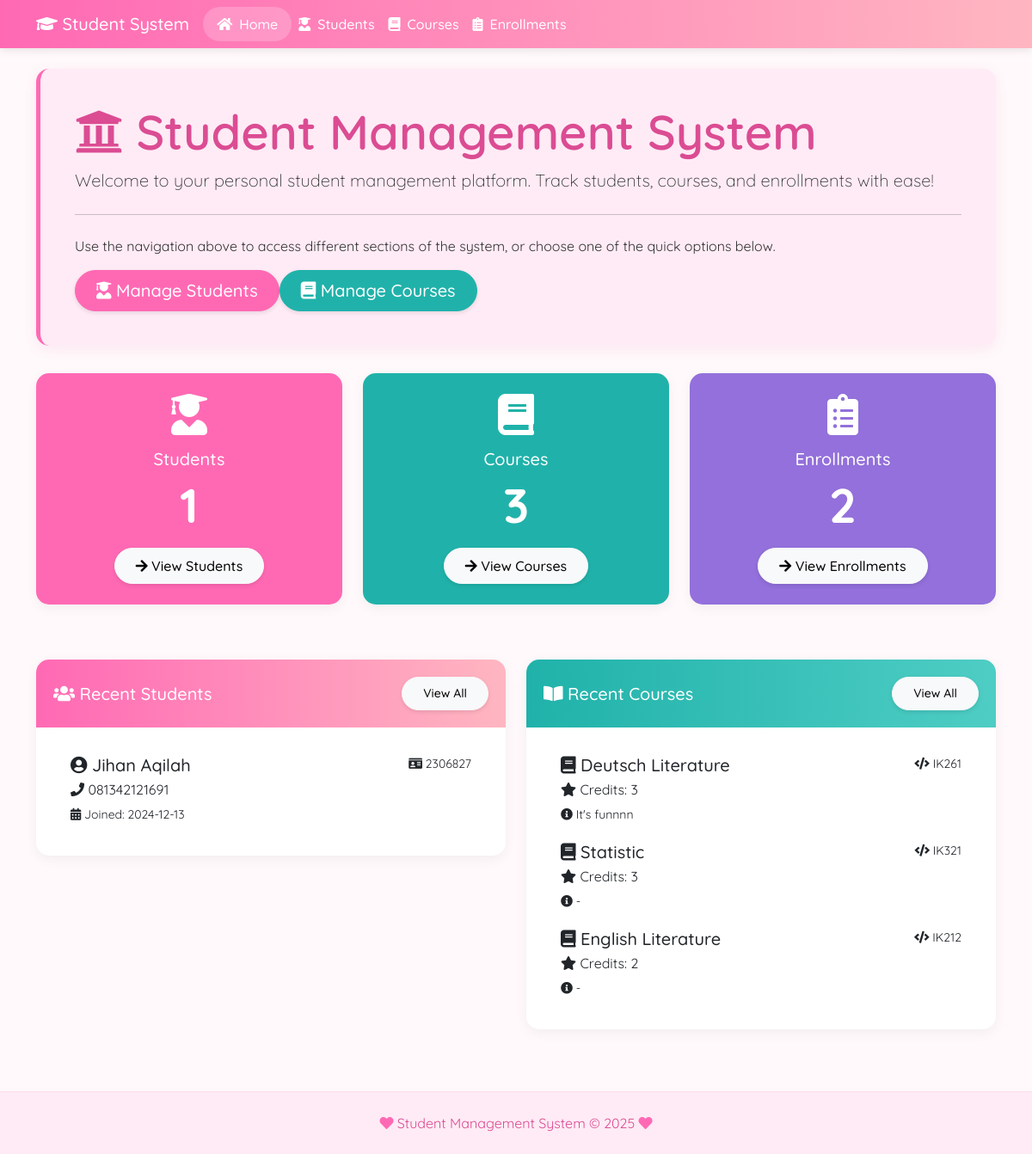
/tp_mvc/index.php, run on the app's committed database.
### tables this page shows
CREATE TABLE `students` (
  `id` int NOT NULL,
  `name` varchar(100) NOT NULL,
  `nim` varchar(20) NOT NULL,
  `phone` varchar(20) NOT NULL,
  `join_date` date NOT NULL
);

CREATE TABLE `courses` (
  `id` int NOT NULL,
  `course_code` varchar(10) NOT NULL,
  `course_name` varchar(100) NOT NULL,
  `credits` int NOT NULL,
  `description` text
);

### tp_mvc/controllers/HomeController.php (called while the page is built, shortened)
<?php
class HomeController {
    private $db;
    public function __construct() {
        require_once 'config/database.php';
        $database = new Database();
        $this->db = $database->getConnection();
        $this->getDashboardStats();
    }
    public function index() {
        $recentStudents = $this->getRecentStudents();
        $recentCourses = $this->getRecentCourses();
        include 'views/home/index.php';
    }
    private function getDashboardStats() {
        $query = "SELECT COUNT(*) as count FROM students";
        $result = $this->db->query($query);
        $row = $result->fetch_assoc();
        $this->studentCount = $row['count'];
        $query = "SELECT COUNT(*) as count FROM courses";
        $result = $this->db->query($query);
        $row = $result->fetch_assoc();
        $this->courseCount = $row['count'];
        $query = "SELECT COUNT(*) as count FROM enrollments";
        $result = $this->db->query($query);
        $row = $result->fetch_assoc();
        $this->enrollmentCount = $row['count'];
    }
    private function getRecentStudents() {
        $query = "SELECT * FROM students ORDER BY id DESC LIMIT 5";
        $result = $this->db->query($query);
        return $result;
    }
    private function getRecentCourses() {
        $query = "SELECT * FROM courses ORDER BY id DESC LIMIT 5";
        $result = $this->db->query($query);
        return $result;
    }
}

### tp_mvc/config/database.php (called while the page is built, shortened)
<?php
class Database {
    private $host = "localhost";
    private $username = "root";
    private $password = "";
    private $db_name = "tp_mvc";
    public function getConnection() {
        $this->conn = null;
        try {
            $this->conn = new mysqli($this->host, $this->username, $this->password, $this->db_name);
        } catch(Exception $e) {
            echo "Connection error: " . $e->getMessage();
        }
        return $this->conn;
    }
}

### tp_mvc/views/home/index.php (the view, shortened to what this page needs)
<?php
include 'views/layouts/header.php';
?>
<div class="jumbotron">
    <h1 class="display-4"><i class="fas fa-university"></i> Student Management System</h1>
    <p class="lead">Welcome to your personal student management platform. Track students, courses, and enrollments with ease!</p>
    <hr class="my-4">
    <p>Use the navigation above to access different sections of the system, or choose one of the quick options below.</p>
    <div class="d-flex">
        <a class="btn btn-primary btn-lg mr-2" href="index.php?action=students" role="button">
            <i class="fas fa-user-graduate"></i> Manage Students
        </a>
        <a class="btn btn-success btn-lg" href="index.php?action=courses" role="button">
            <i class="fas fa-book"></i> Manage Courses
        </a>
    </div>
</div>
<div class="row mb-4">
    <div class="col-md-4 mb-3">
        <div class="card text-white bg-primary">
            <div class="card-body text-center">
                <i class="fas fa-user-graduate fa-3x mb-3"></i>
                <h5 class="card-title">Students</h5>
                <p class="card-text display-4"><?php echo $this->studentCount; ?></p>
                <a href="index.php?action=students" class="btn btn-light">
                    <i class="fas fa-arrow-right"></i> View Students
                </a>
            </div>
        </div>
    </div>
    <div class="col-md-4 mb-3">
        <div class="card text-white bg-success">
            <div class="card-body text-center">
                <i class="fas fa-book fa-3x mb-3"></i>
                <h5 class="card-title">Courses</h5>
                <p class="card-text display-4"><?php echo $this->courseCount; ?></p>
                <a href="index.php?action=courses" class="btn btn-light">
                    <i class="fas fa-arrow-right"></i> View Courses
                </a>
            </div>
        </div>
    </div>
    <div class="col-md-4 mb-3">
        <div class="card text-white bg-info">
            <div class="card-body text-center">
                <i class="fas fa-clipboard-list fa-3x mb-3"></i>
                <h5 class="card-title">Enrollments</h5>
                <p class="card-text display-4"><?php echo $this->enrollmentCount; ?></p>
                <a href="index.php?action=enrollments" class="btn btn-light">
                    <i class="fas fa-arrow-right"></i> View Enrollments
                </a>
            </div>
        </div>
    </div>
</div>
<div class="row">
    <div class="col-md-6">
        <div class="card">
            <div class="card-header bg-primary text-white d-flex justify-content-between align-items-center">
                <h5 class="m-0"><i class="fas fa-users"></i> Recent Students</h5>
                <a href="index.php?action=students" class="btn btn-sm btn-light">View All</a>
            </div>
            <div class="card-body">
                <?php if ($recentStudents->num_rows > 0): ?>
                <div class="list-group">
                    <?php while ($student = $recentStudents->fetch_assoc()): ?>
                    <a href="index.php?action=students&method=edit&id=<?php echo $student['id']; ?>" class="list-group-item list-group-item-action">
                        <div class="d-flex w-100 justify-content-between">
                            <h5 class="mb-1">
                                <i class="fas fa-user-circle"></i> <?php echo $student['name']; ?>
                            </h5>
                            <small><i class="fas fa-id-card"></i> <?php echo $student['nim']; ?></small>
                        </div>
                        <p class="mb-1"><i class="fas fa-phone"></i> <?php echo $student['phone']; ?></p>
                        <small><i class="fas fa-calendar-alt"></i> Joined: <?php echo $student['join_date']; ?></small>
                    </a>
                    <?php endwhile; ?>
                </div>
                <?php endif; ?>
            </div>
        </div>
    </div>
    <div class="col-md-6">
        <div class="card">
            <div class="card-header bg-success text-white d-flex justify-content-between align-items-center">
                <h5 class="m-0"><i class="fas fa-book-open"></i> Recent Courses</h5>
                <a href="index.php?action=courses" class="btn btn-sm btn-light">View All</a>
            </div>
            <div class="card-body">
                <?php if ($recentCourses->num_rows > 0): ?>
                <div class="list-group">
                    <?php while ($course = $recentCourses->fetch_assoc()): ?>
                    <a href="index.php?action=courses&method=edit&id=<?php echo $course['id']; ?>" class="list-group-item list-group-item-action">
                        <div class="d-flex w-100 justify-content-between">
                            <h5 class="mb-1">
                                <i class="fas fa-book"></i> <?php echo $course['course_name']; ?>
                            </h5>
                            <small><i class="fas fa-code"></i> <?php echo $course['course_code']; ?></small>
                        </div>
                        <p class="mb-1"><i class="fas fa-star"></i> Credits: <?php echo $course['credits']; ?></p>
                        <small><i class="fas fa-info-circle"></i> <?php echo substr($course['description'], 0, 100) . (strlen($course['description']) > 100 ? '...' : ''); ?></small>
                    </a>
                    <?php endwhile; ?>
                </div>
                <?php endif; ?>
            </div>
        </div>
    </div>
</div>
<?php include 'views/layouts/footer.php'; ?>

### tp_mvc/index.php (shortened to what this page needs)
<?php
$action = isset($_GET['action']) ? $_GET['action'] : 'home';
$method = isset($_GET['method']) ? $_GET['method'] : 'index';
switch ($action) {
    case 'home':
        require_once 'controllers/HomeController.php';
        $controller = new HomeController();
        break;
}
switch ($method) {
    case 'index':
        $controller->index();
        break;
}
?>

### tp_mvc/views/layouts/header.php (shortened to what this page needs)
<!DOCTYPE html>
<html>
<head>
    <link rel="stylesheet" href="assets/bootstrap.min.css">
    <link rel="stylesheet" href="https://cdnjs.cloudflare.com/ajax/libs/font-awesome/5.15.3/css/all.min.css">
    <link rel="stylesheet" href="assets/custom.css">
</head>
<body>
    <nav class="navbar navbar-expand-lg navbar-dark">
        <div class="container">
            <a class="navbar-brand" href="index.php">
                <i class="fas fa-graduation-cap"></i> Student System
            </a>
            <div class="collapse navbar-collapse" id="navbarNav">
                <ul class="navbar-nav ml-auto">
                    <li class="nav-item">
                        <a class="nav-link <?php echo (!isset($_GET['action']) || $_GET['action'] == 'home') ? 'active' : ''; ?>" href="index.php">
                            <i class="fas fa-home icon"></i>Home
                        </a>
                    </li>
                    <li class="nav-item">
                        <a class="nav-link <?php echo (isset($_GET['action']) && $_GET['action'] == 'students') ? 'active' : ''; ?>" href="index.php?action=students">
                            <i class="fas fa-user-graduate icon"></i>Students
                        </a>
                    </li>
                    <li class="nav-item">
                        <a class="nav-link <?php echo (isset($_GET['action']) && $_GET['action'] == 'courses') ? 'active' : ''; ?>" href="index.php?action=courses">
                            <i class="fas fa-book icon"></i>Courses
                        </a>
                    </li>
                    <li class="nav-item">
                        <a class="nav-link <?php echo (isset($_GET['action']) && $_GET['action'] == 'enrollments') ? 'active' : ''; ?>" href="index.php?action=enrollments">
                            <i class="fas fa-clipboard-list icon"></i>Enrollments
                        </a>
                    </li>
                </ul>
            </div>
        </div>
    </nav>
    <div class="container my-4 fade-in">

### tp_mvc/views/layouts/footer.php
</div>
    <footer class="footer">
        <div class="container">
            <p>
                <i class="fas fa-heart" style="color: #FF69B4;"></i>
                Student Management System &copy; <?php echo date('Y'); ?>
                <i class="fas fa-heart" style="color: #FF69B4;"></i>
            </p>
        </div>
    </footer>
</body>
</html>

### tp_mvc/assets/custom.css (style rules this page uses)
:root { --primary: #FF69B4; --primary-dark: #DB4C93; --secondary: #FFC0CB; --accent: #FFb6c1; --light-pink: #FFEBF5; --dark-pink: #C71585; --text-dark: #333333; --text-light: #FFFFFF; --background: #FFF9FB; --card-bg: #FFFFFF; --success: #20B2AA; --info: #9370DB; --warning: #FF8C00; --danger: #FF6666; }
body { background-color: var(--background); font-family: 'Quicksand', 'Segoe UI', Tahoma, Geneva, Verdana, sans-serif; color: var(--text-dark); }
.navbar { background: linear-gradient(to right, var(--primary), var(--accent)) !important; box-shadow: 0 2px 10px rgba(0, 0, 0, 0.1); }
.navbar-brand, .navbar-dark .navbar-nav .nav-link { color: var(--text-light) !important; font-weight: 500; }
.navbar-dark .navbar-nav .nav-link.active { color: var(--text-light) !important; background-color: rgba(255, 255, 255, 0.2); border-radius: 20px; padding: 0.5rem 1rem; }
.jumbotron { background-color: var(--light-pink); border-radius: 15px; box-shadow: 0 4px 15px rgba(219, 76, 147, 0.1); padding: 2.5rem; margin-bottom: 2rem; border-left: 5px solid var(--primary); }
.jumbotron h1 { color: var(--primary-dark); font-weight: 600; }
.card { border: none; border-radius: 15px; box-shadow: 0 4px 15px rgba(0, 0, 0, 0.05); background-color: var(--card-bg); overflow: hidden; margin-bottom: 1.5rem; transition: transform 0.3s; }
.card-header { border-bottom: none; padding: 1.25rem; font-weight: 600; }
.card-header.bg-primary { background: linear-gradient(to right, var(--primary), var(--accent)) !important; }
.card-header.bg-success { background: linear-gradient(to right, var(--success), #4ECDC4) !important; }
.bg-primary { background-color: var(--primary) !important; }
.bg-success { background-color: var(--success) !important; }
.bg-info { background-color: var(--info) !important; }
.card-body { padding: 1.5rem; }
.btn { border-radius: 50px; padding: 0.5rem 1.5rem; font-weight: 500; box-shadow: 0 2px 5px rgba(0, 0, 0, 0.1); transition: all 0.3s; }
.btn-primary { background-color: var(--primary); border-color: var(--primary); }
.btn-success { background-color: var(--success); border-color: var(--success); }
.list-group-item { border: none; margin-bottom: 5px; border-radius: 10px !important; transition: all 0.3s; }
.display-4 { font-weight: 700; }
.footer { background-color: var(--light-pink); padding: 1.5rem 0; margin-top: 3rem; text-align: center; border-top: 1px solid rgba(219, 76, 147, 0.1); }
.footer p { margin-bottom: 0; color: var(--primary-dark); }
.fade-in { animation: fadeIn 0.6s ease-out; }
.icon { margin-right: 0.5rem; }

### data on the page
students: name "Jihan Aqilah", nim "2306827", phone "081342121691", join_date "2024-12-13"
courses: course_name "Deutsch Literature", course_code "IK261", credits "3", description "It's funnnn"
courses: course_name "Statistic", course_code "IK321", credits "3", description "-"
courses: course_name "English Literature", course_code "IK212", credits "2", description "-"

### other printed values
$this->studentCount "1"
$this->courseCount "3"
$this->enrollmentCount "2"
